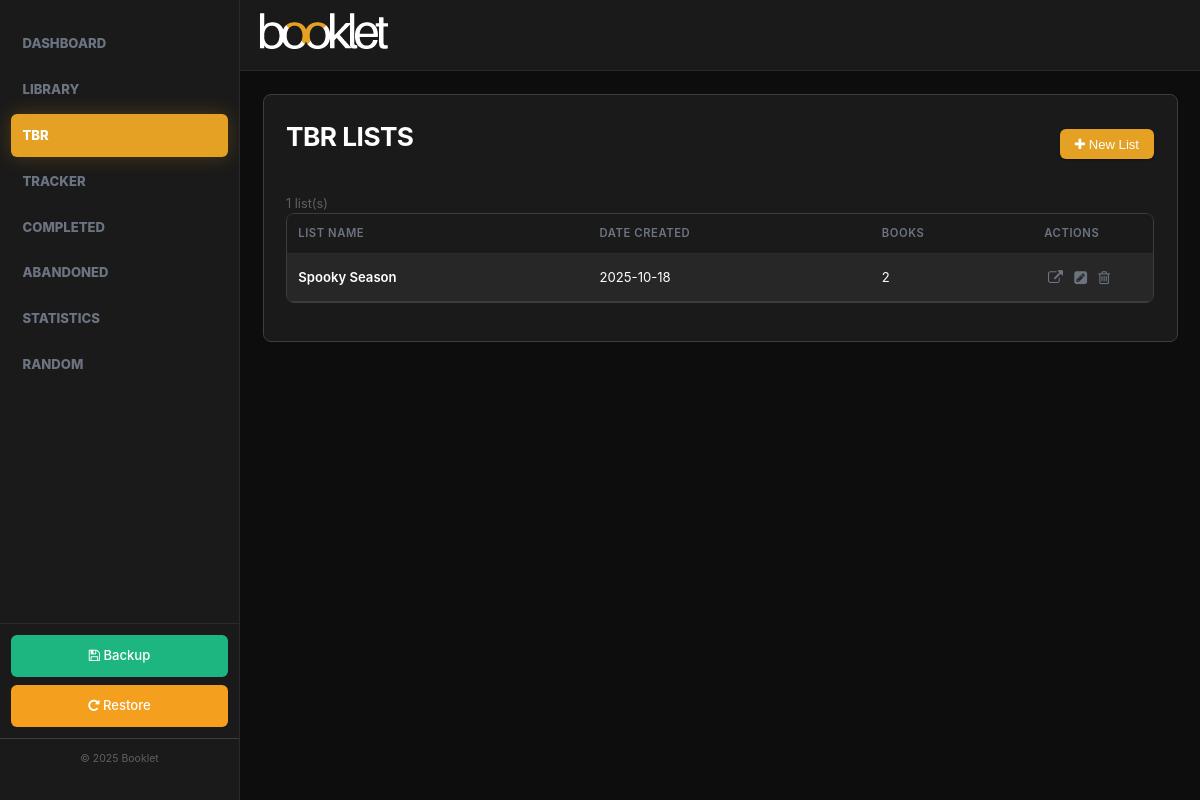
The page /tbr on the database as committed earlier.
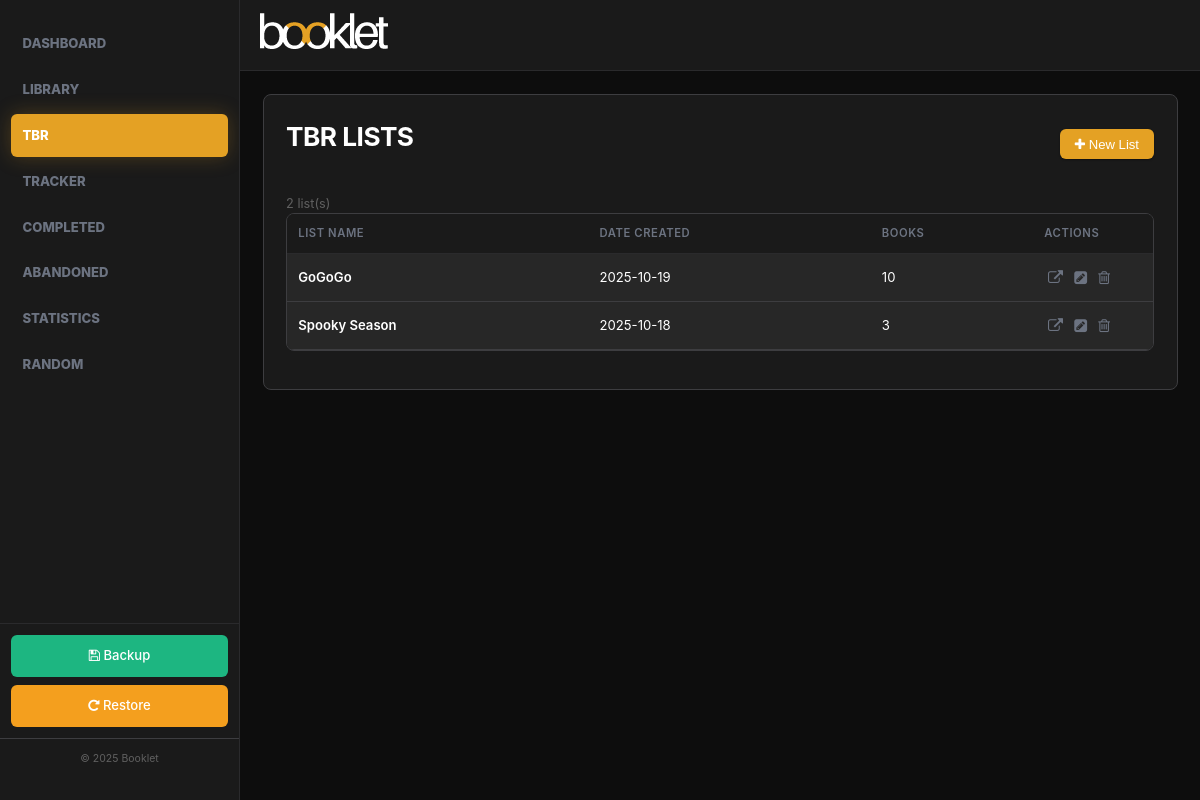
The same page on the database as committed later.
### tables this page shows
CREATE TABLE tbr_lists
                       (
                           id
                           INTEGER
                           PRIMARY
                           KEY
                           AUTOINCREMENT,
                           name
                           TEXT
                           NOT
                           NULL,
                           description
                           TEXT,
                           date_created
                           TEXT
                           NOT
                           NULL
                       );

### main.py (the view)
@app.get("/tbr", response_class=HTMLResponse)
async def tbr_lists_page(request: Request):
    lists = db.get_all_tbr_lists()
    return templates.TemplateResponse("tbr.html", {
        "request": request,
        "lists": lists
    })

### templates/tbr.html (shortened to what this page needs)
{% extends "base.html" %}
{% block content %}
<div class="page-container">
    <div class="page-header">
        <h1>TBR Lists</h1>
        <button class="btn btn-primary" onclick="openModal('createListModal')"><i class="fa fa-plus" aria-hidden="true"></i> New List</button>
    </div>
    <div class="results-count">
        <span>{{ lists|length }} list(s)</span>
    </div>
    {% if lists %}
    <div class="table-container">
        <table class="books-table">
            <thead>
                <tr>
                    <th>List Name</th>
                    <th>Date Created</th>
                    <th>Books</th>
                    <th>Actions</th>
                </tr>
            </thead>
            <tbody>
                {% for list in lists %}
                <tr>
                    <td>
                        <a href="/tbr/{{ list.id }}" class="book-link">{{ list.name }}</a>
                    </td>
                    <td>{{ list.date_created }}</td>
                    <td>{{ list.book_count }}</td>
                    <td class="actions-cell">
                        <a href="/tbr/{{ list.id }}" class="btn-icon" title="Open"><i class="fa fa-external-link" aria-hidden="true"></i></a>
                        <button class="btn-icon" onclick="openEditListModal({{ list.id }}, '{{ list.name }}', '{{ list.description or '' }}')" title="Edit"><i class="fa fa-pencil-square" aria-hidden="true"></i></button>
                        <form method="post" action="/tbr/delete/{{ list.id }}" style="display: inline;" onsubmit="return confirm('Delete this TBR list? Books will remain in your library.')">
                            <button type="submit" class="btn-icon btn-danger" title="Delete"><i class="fa fa-trash-o" aria-hidden="true"></i></button>
                        </form>
                    </td>
                </tr>
                {% endfor %}
            </tbody>
        </table>
    </div>
    {% else %}
    <div class="empty-state">
        <p>No TBR lists yet!</p>
        <p class="text-muted">Create a list to organize your books by theme, mood, or reading goals.</p>
        <button class="btn btn-primary" onclick="openModal('createListModal')"><i class="fa fa-plus" aria-hidden="true"></i> Create Your First List</button>
    </div>
    {% endif %}
</div>
{% endblock %}

### templates/base.html (shortened to what this page needs)
<!DOCTYPE html>
<html lang="en">
<head>
    <link rel="stylesheet" href="/static/styles.css">
    <link rel="stylesheet" href="https://cdnjs.cloudflare.com/ajax/libs/font-awesome/4.7.0/css/font-awesome.min.css">
</head>
<body>
    <header class="top-header">
        <div class="header-brand">
            <a href="/">
                <img src="/static/logo.png" alt="Booklet" style="height: auto; width: 128px;">
            </a>
        </div>
    </header>
    <main class="main-content">
        {% block content %}{% endblock %}
    </main>
    <aside class="sidebar-nav">
        <nav class="sidebar-menu">
            <ul class="nav-menu">
                <li><a href="/" class="{% if request.url.path == '/' %}active{% endif %}">Dashboard</a></li>
                <li><a href="/library" class="{% if request.url.path.startswith('/library') %}active{% endif %}">Library</a></li>
                <li><a href="/tbr" class="{% if request.url.path.startswith('/tbr') %}active{% endif %}">TBR</a></li>
                <li><a href="/tracker" class="{% if request.url.path.startswith('/tracker') %}active{% endif %}">Tracker</a></li>
                <li><a href="/completed" class="{% if request.url.path.startswith('/completed') %}active{% endif %}">Completed</a></li>
                <li><a href="/abandoned" class="{% if request.url.path.startswith('/abandoned') %}active{% endif %}">Abandoned</a></li>
                <li><a href="/statistics" class="{% if request.url.path.startswith('/statistics') %}active{% endif %}">Statistics</a></li>
                <li><a href="/random" class="{% if request.url.path.startswith('/random') %}active{% endif %}">Random</a></li>
            </ul>
        </nav>
        <div class="sidebar-actions">
            <a href="/backup" class="btn-backup" title="Backup Database">
                <i class="fa fa-floppy-o" aria-hidden="true"></i> Backup
            </a>
            <a href="/restore" class="btn-restore" title="Restore Database">
                <i class="fa fa-repeat" aria-hidden="true"></i> Restore
            </a>
        </div>
        <footer class="sidebar-footer">
            <p>&copy; 2025 Booklet</p>
        </footer>
    </aside>
</body>
</html>

Rows that differ between the two databases and show on the page:
added tbr_lists: name "GoGoGo", date_created "2025-10-19", book_count "10"
computed for tbr_lists "Spooky Season": book_count "2" → "3"
Other text that changed with them:
{{ lists|length }}: "1" → "2"
